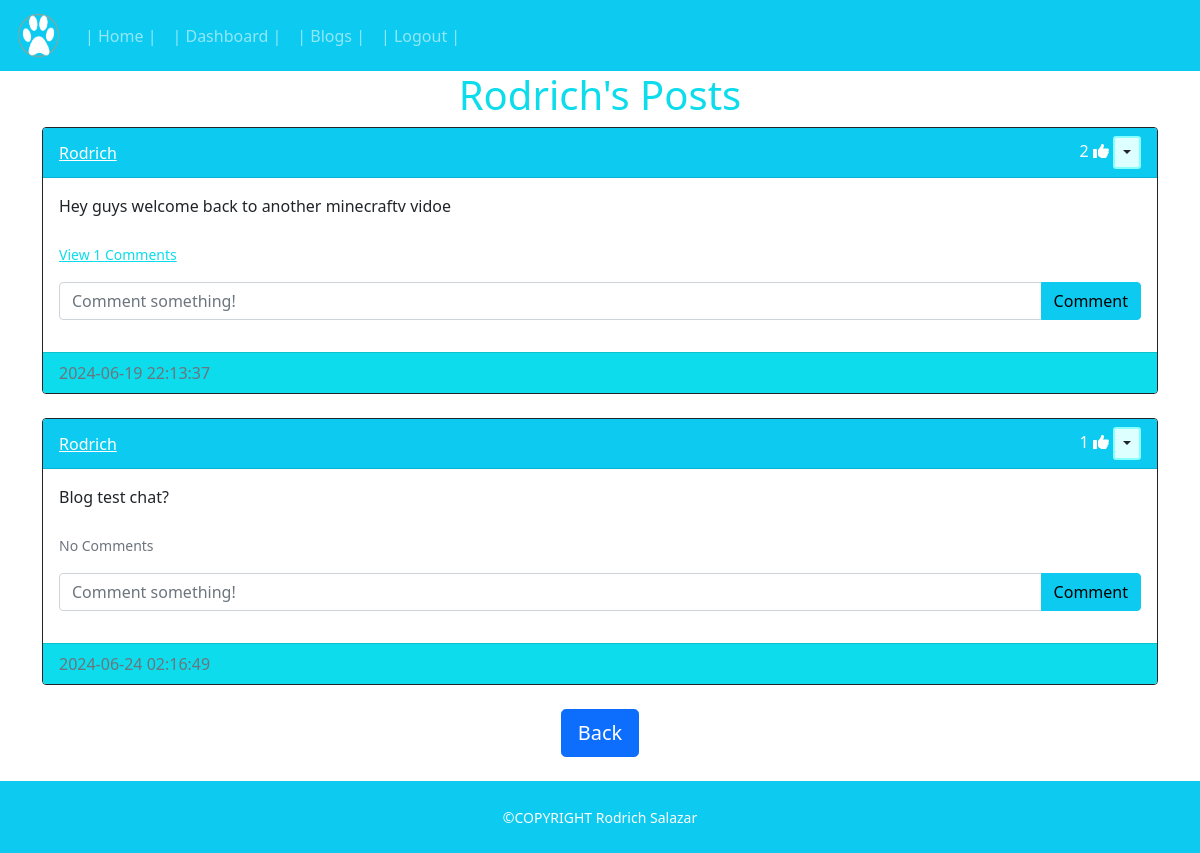
Page /posts/Rodrich (signed in) on the committed database.
### website/models.py (models this page shows, shortened)
class User(db.Model, UserMixin):
    id = db.Column(db.Integer, primary_key=True)
    email = db.Column(db.String(150), unique=True)
    username = db.Column(db.String(150))
    password = db.Column(db.String(150))
    date = db.Column(db.DateTime(timezone=True), default=func.now())
    notes = db.relationship('Note')
    posts = db.relationship('Post', backref='user', passive_deletes=True)
    comments = db.relationship('Comment', backref='user', passive_deletes=True)
    likes = db.relationship('Like', backref='user', passive_deletes=True)

class Post(db.Model):
    id = db.Column(db.Integer, primary_key=True)
    text = db.Column(db.Text, nullable=False)
    date_created = db.Column(db.DateTime(timezone=True), default=func.now())
    author = db.Column(db.Integer, db.ForeignKey('user.id', ondelete="CASCADE"), nullable=False)
    comments = db.relationship('Comment', backref='post', passive_deletes=True)
    likes = db.relationship('Like', backref='post', passive_deletes=True)

### website/views.py (the view)
@views.route("/posts/<username>")
@login_required
def posts(username):
    user = User.query.filter_by(username=username).first()
    if not user:
        flash('No user with that username exists.', category='error')
        return redirect(url_for('views.home'))
    posts = user.posts
    return render_template("userposts.html", user=current_user, posts=posts, username=username)

### website/__init__.py (called while the page is built)
def create_app():
    app = Flask(__name__)
    app.config['SECRET_KEY'] = 'ENWI!*!*uh981821huwha'
    app.config['SQLALCHEMY_DATABASE_URI'] = f'sqlite:///{DB_NAME}'
    db.init_app(app)
    from .views import views
    from .auth import auth
    app.register_blueprint(views, url_prefix='/')
    app.register_blueprint(auth, url_prefix='/')
    from .models import User, Note, Post, Comment, Like
    with app.app_context():
        db.create_all()
    login_manager = LoginManager()
    login_manager.login_view = 'auth.login'
    login_manager.init_app(app)
    @login_manager.user_loader
    def load_user(id):
        return User.query.get(int(id))
    return app

### website/templates/userposts.html (shortened to what this page needs)
{% extends "posts_template.html"%}
{% block header %} {{username}}'s Posts {% endblock %}
    {% block footer %}
    <div align="center">
        <a href="/blogs">
            <button type="button" class="btn btn-primary btn-lg">Back</button>
        </a>
    </div>
</div>
    {% endblock %}

### website/templates/posts_template.html (shortened to what this page needs)
{% extends "template.html" %}
{% block content%}
  <h1 align="center">{% block header %}Posts{% endblock %}</h1>
<div class="container">
  <div id="posts">
    {% for post in posts %}
    <div class="card border-dark">
      <div class="card-header text-white bg-info d-flex justify-content-between align-items-center">
        <a class="postslink" href="/posts/{{post.user.username}}">{{post.user.username}}</a>
        <div>
          <span id="likes-count-{{post.id}}">
            {{ post.likes|length }}</span>
            {% if user.id in post.likes|map(attribute="author")|list %}
            <i
              class="fas fa-thumbs-up"
              id="like-button-{{post.id}}"
              onclick="like({{post.id}})"
            ></i>
            {% else %}
            <i
              class="far fa-thumbs-up"
              id="like-button-{{post.id}}"
              onclick="like({{post.id}})"
            ></i>
          {% endif %}
          {% if user.id == post.author %}
          <div class="btn-group">
            <button
              type="button"
              class="btn btn-sm btndropdown dropdown-toggle"
              data-bs-toggle="dropdown"
            ></button>
          </div>
          {% endif %}
        </div>
      </div>
      <div class="card-body">
        <div class="card-text">{{post.text}}</div>
        <br />
        <p class="card-text">
          {% if post.comments|length > 0 %}
          <a class="commenttxt" data-bs-toggle="collapse" href="#comments-{{post.id}}" role="button">
            <small class="commenttxt" >View {{post.comments|length}} Comments</small>
          </a>
          {% else %}
          <small class="text-muted">No Comments</small>
          {% endif %}
        </p>
        <form
          class="input-group mb-3"
          method="POST"
          action="/create-comment/{{post.id}}"
        >
          <input
            type="text"
            id="text"
            name="text"
            class="form-control"
            placeholder="Comment something!"
          />
          <button type="submit" class="btn btn-info">Comment</button>
        </form>
      </div>
      <div class="card-footer blogfooter text-muted">{{post.date_created}}</div>
    </div>
    <br/> {% endfor %}
  </div>
  {% block footer %}{% endblock %} {% endblock %}

### website/templates/template.html (shortened to what this page needs)
<!DOCTYPE html>
<html>
  <head>
      <link rel="stylesheet" href="https://cdn.jsdelivr.net/npm/bootstrap@4.4.1/dist/css/bootstrap.min.css">
          <link href="static/css/styles.css" rel="stylesheet" />
      <link
      href="https://cdn.jsdelivr.net/npm/bootstrap@5.0.2/dist/css/bootstrap.min.css"
      rel="stylesheet"
      />
      <link href="static/css/styles.css" rel="stylesheet" />
  </head>
  <body>
    <nav class="navbar navbar-expand-md bg-info navbar-dark">
      <a class="navbar-brand" href="/"><img src="static/assets/img/paw5.png" alt="Bootstrap" width="45" height="45"></a>
      <div class="collapse navbar-collapse" id="navbar">
        <ul class="navbar-nav">
        {% if user.is_authenticated %}
          <li class="nav-item">
            <a class="nav-link" href="/">| Home |</a>
          </li>
          <li class="nav-item">
            <a class="nav-link" href="/dashboard">| Dashboard |</a>
          </li>
          <li class="nav-item">
            <a class="nav-link" href="/blogs">| Blogs |</a>
          </li>
          <li class="nav-item">
            <a class="nav-link" href="/logout">| Logout |</a>
          </li>
          {% endif %}
      </div>
    </nav>
    <div>
    {% block content %}
    {% endblock %}
    </div>
    <footer id="stickyfoot" class="flex-shrink-0 py-4 bg-info text-white - 50">
      <div class="container text-center">
        <small> &copy;COPYRIGHT Rodrich Salazar </small>
      </div>
    </footer>
  </body>
</html>

### website/static/css/styles.css (style rules this page uses)
footer { bottom: 0; margin-top: auto; width: 100%; }
body { min-height: 100vh; display: flex; flex-direction: column; }
h1 { color: #0cdceb; }
.postslink { color: white }
.commenttxt { color:#0cdceb; }
.blogfooter { background-color: #0cdceb; }
.btndropdown { border-width: 2px; border-color: #89feff; background: #ddffff; }
.navbar { float: left; }

### rows in the picture
User: username "Rodrich"
Post: user.username "Rodrich", likes|length "2", text "Hey guys welcome back to another minecraftv vidoe", comments|length "1", date_created "2024-06-19 22:13:37"
Post: user.username "Rodrich", likes|length "1", text "Blog test chat?", shows "No Comments", date_created "2024-06-24 02:16:49"
